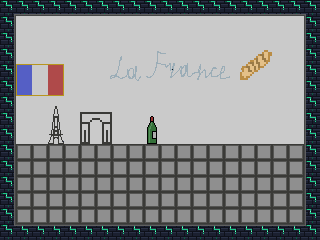

This game map was drawn from its Tiled (.tmx) file and the tilesets committed beside it. A one-line description and the full map source follow:
An orthogonal 20x15 tile map with 16x16 px tiles, 2 tile layers (Фон, Слой тайлов 1), 2 tilesets.

<map version="1.10" tiledversion="1.11.1" orientation="orthogonal" renderorder="right-down" width="20" height="15" tilewidth="16" tileheight="16" infinite="0" nextlayerid="3" nextobjectid="1">
 <tileset firstgid="1" source="france.tsx" />
 <tileset firstgid="121" source="tileslvl1.tsx" />
 <layer id="2" name="Фон" width="20" height="15">
  <data encoding="csv">
132,132,132,132,132,132,132,132,132,132,132,132,132,132,132,132,132,132,132,132,
132,132,132,132,132,132,132,132,132,132,132,132,132,132,132,132,132,132,132,132,
132,132,132,132,132,132,132,132,132,132,132,132,132,132,132,132,132,132,132,132,
132,132,132,132,132,132,132,132,132,132,132,132,132,132,132,132,132,132,132,132,
132,132,132,132,132,132,132,132,132,132,132,132,132,132,132,132,132,132,132,132,
132,132,132,132,132,132,132,132,132,132,132,132,132,132,132,132,132,132,132,132,
132,132,132,132,132,132,132,132,132,132,132,132,132,132,132,132,132,132,132,132,
132,132,132,132,132,132,132,132,132,132,132,132,132,132,132,132,132,132,132,132,
132,132,132,132,132,132,132,132,132,132,132,132,132,132,132,132,132,132,132,132,
132,132,132,132,132,132,132,132,132,132,132,132,132,132,132,132,132,132,132,132,
132,132,132,132,132,132,132,132,132,132,132,132,132,132,132,132,132,132,132,132,
132,132,132,132,132,132,132,132,132,132,132,132,132,132,132,132,132,132,132,132,
132,132,132,132,132,132,132,132,132,132,132,132,132,132,132,132,132,132,132,132,
132,132,132,132,132,132,132,132,132,132,132,132,132,132,132,132,132,132,132,132,
132,132,132,132,132,132,132,132,132,132,132,132,132,132,132,132,132,132,132,132
</data>
 </layer>
 <layer id="1" name="Слой тайлов 1" width="20" height="15">
  <data encoding="csv">
35,53,53,53,53,53,53,53,53,53,53,53,53,53,53,53,53,53,53,56,
54,3,3,3,3,3,3,3,3,3,3,3,3,3,3,3,3,3,3,34,
54,3,3,3,3,3,3,3,3,3,3,3,89,3,3,3,3,3,3,34,
54,3,3,3,3,3,3,49,3,86,87,88,89,3,3,19,20,3,3,34,
54,4,5,6,3,3,68,69,70,106,107,108,109,110,111,39,40,3,3,34,
54,24,25,26,3,3,3,3,90,3,3,3,3,3,3,3,3,3,3,34,
54,3,3,27,3,3,3,3,3,3,3,3,3,3,3,3,3,3,3,34,
54,3,3,47,3,92,93,3,3,95,3,3,3,3,3,3,3,3,3,34,
54,3,3,67,3,112,113,3,3,115,3,3,3,3,3,3,3,3,3,34,
54,85,85,85,85,85,85,85,85,85,85,85,85,85,85,85,85,85,85,34,
54,85,85,85,85,85,85,85,85,85,85,85,85,85,85,85,85,85,85,34,
54,85,85,85,85,85,85,85,85,85,85,85,85,85,85,85,85,85,85,34,
54,85,85,85,85,85,85,85,85,85,85,85,85,85,85,85,85,85,85,34,
54,85,85,85,85,85,85,85,85,85,85,85,85,85,85,85,85,85,85,34,
75,33,33,33,33,33,33,33,33,33,33,33,33,33,33,33,33,33,33,77
</data>
 </layer>
</map>
